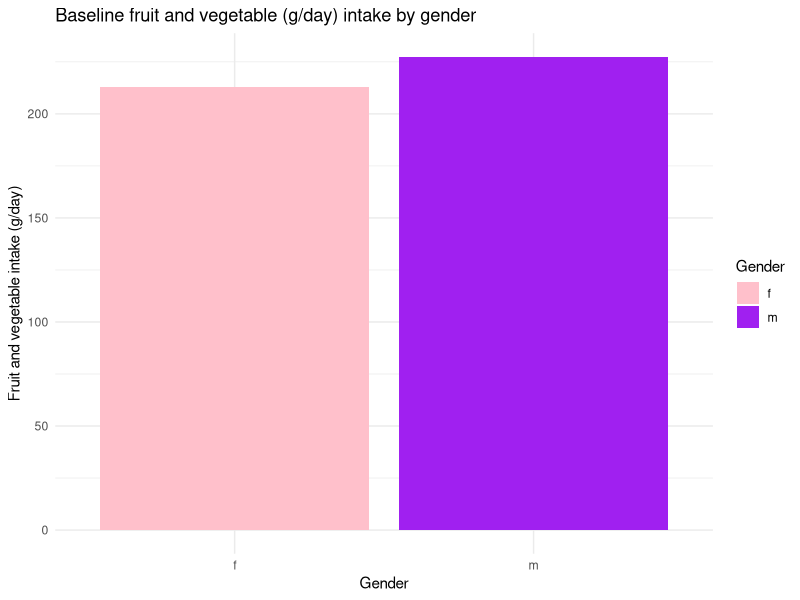
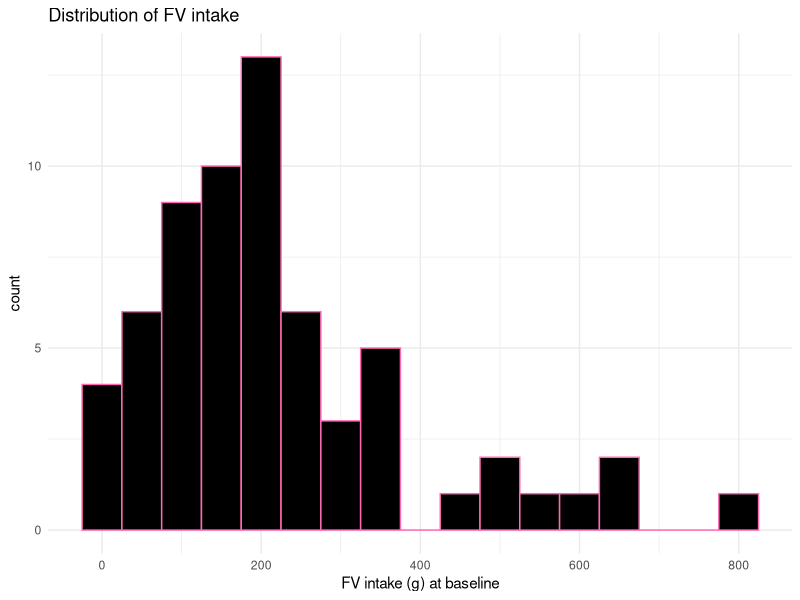
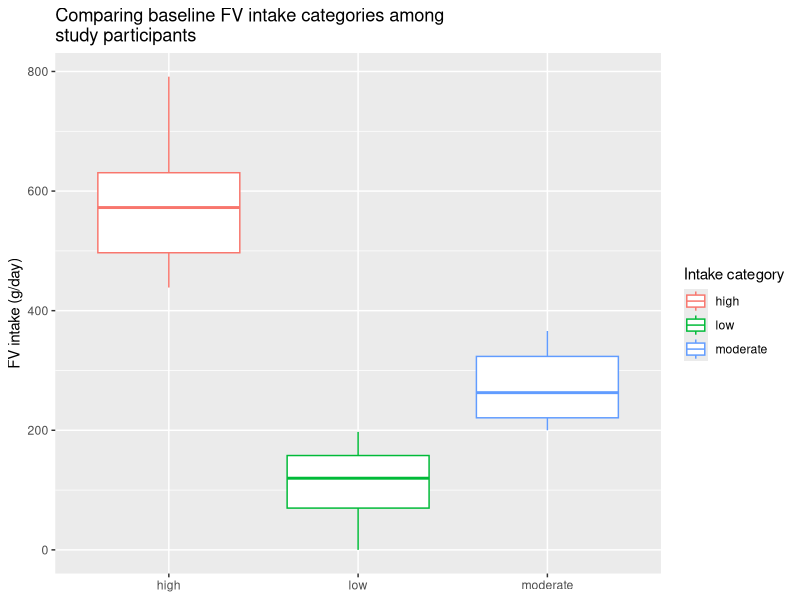

These figures' R source, in order:
# Tasks: clean and visualize a dataset that tracks daily fruit and vegetable consumption among study participants.
# Data Wrangling: (1) filter the data for participants aged 18 to 65. (2) Categorize participants as “Low”, “Moderate”, or “High” intake based on total daily intake: Low: Less than 200 grams; Moderate: Between 200 and 400 grams; High: More than 400 grams
# Data Visualization: (1) average daily fruit and vegetable intake by gender.(2) shows the distribution of total daily intake.(3) comparing total daily intake across the three intake categories. Add labels and titles to your plots & use different colors to distinguish between groups in the bar plot.

# attach packages
library(dplyr)
library(ggplot2)

# read data
df <- read.csv("supermarket_dat.csv", na.strings = c("NA", ""), stringsAsFactors = TRUE)

# view  variables
glimpse(df)

# no age var, so create random
df$age <- sample(18:65, nrow(df), replace = TRUE)
df$gender <- sample(c("m", "f"), nrow(df), replace = TRUE)

# create new df
dat <- df |>
  # select relevant variables
  select(age, gender, fv_pre) |>
  # filter age 18 - 65
  filter(age >= 18 & age <= 65) |>
  # move age to front
  relocate(age) |> 
  # create new var to account for categories of daily f/v intake
  mutate(
    fv_pre_cat =  case_when(
      fv_pre < 200 ~ "low",
      fv_pre >= 200 & fv_pre <= 400 ~ "moderate",
      fv_pre > 400 ~ "high"
  )
)

# create plot to view intake by gender

# summarize 
dat_sum <- dat |> 
  summarise(avg_fv_pre = mean(fv_pre), .by = gender)

# plot
fruit_gender <- ggplot(
  dat_sum, 
  aes(x = gender, y = avg_fv_pre, fill = gender)
  ) +
  geom_bar(stat = "identity") +
  labs(
    title = "Baseline fruit and vegetable (g/day) intake by gender",
    x = "Gender",
    y = "Fruit and vegetable intake (g/day)",
    fill = "Gender"
  ) +
  scale_fill_manual(values = c("f" = "pink", "m" = "purple")) +
  theme_minimal()


# view distribution of total intake
fruit_distr <- ggplot(
  dat,
  aes(x = fv_pre)
) +
  geom_histogram(binwidth = 50, color = "hotpink", fill = "black") +
  labs(
    title = "Distribution of FV intake",
    x = "FV intake (g) at baseline"
  ) +
  theme_minimal()

# compare intake across different intake categories

fruit_box <- ggplot(
  dat,
  aes(x = fv_pre_cat, y = fv_pre, color = fv_pre_cat)
) +
  geom_boxplot() +
  labs(
    title = "Comparing baseline FV intake categories among \nstudy participants",
    x = NULL,
    y = "FV intake (g/day)",
    color = "Intake category"
  )

# save plots
ggsave("Average FV intake by gender.png", fruit_gender, dpi = 300)
ggsave("baseline FV distribution.png", fruit_distr, dpi = 300)
ggsave("FV intake cat for all ppts.png", fruit_box, dpi = 300)
